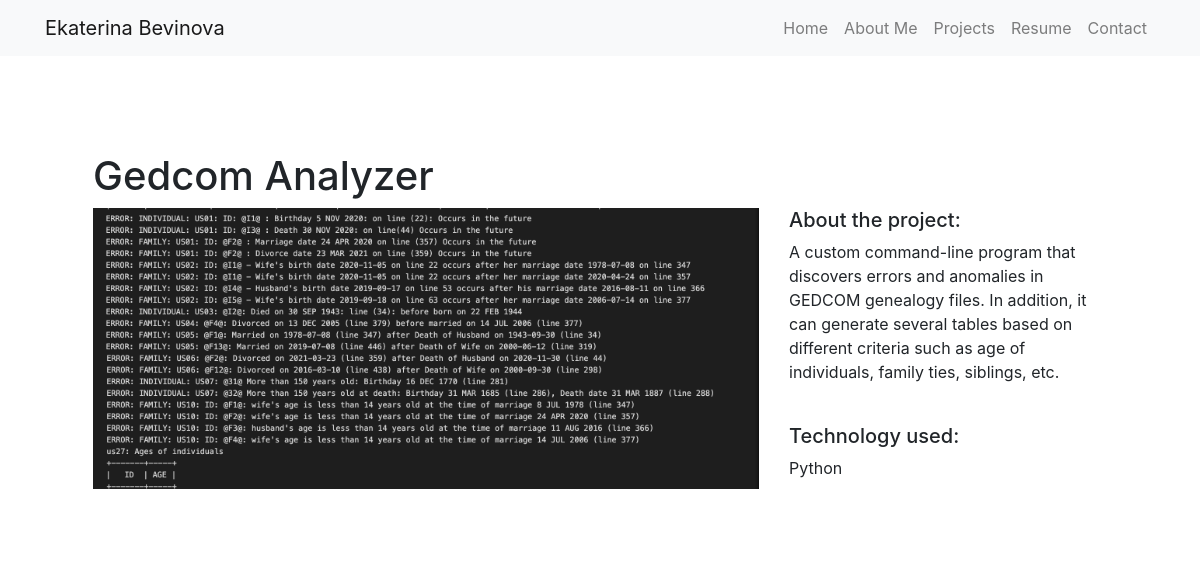
/projects/6/, run on the app's committed database.
### infoapp/models.py (models this page shows)
class Project(models.Model):
    title = models.CharField(max_length=100)
    description = models.TextField()
    technology = models.TextField()
    image = models.ImageField(upload_to="project_images", blank=True)

### infoapp/views.py (the view)
# urls.py: path("<int:pk>/", views.project_details, name="project_details"),
def project_details(request, pk):
    project = Project.objects.get(pk=pk)
    context = {
        'project': project
    }
    return render(request, 'infoapp/project_detail.html', context)

### templates/infoapp/project_detail.html
<!DOCTYPE html>
{% extends "infoapp/base.html" %}
{% block body_block %}
<h1>{{ project.title }}</h1>
<div class="row">
    <div class="col-md-8">
        <img src="{{ project.image.url }}" alt="" width="100%">
    </div>
    <div class="col-md-4">
        <h5>About the project:</h5>
        <p>{{ project.description }}</p>
        <br>
        <h5>Technology used:</h5>
        <p>{{ project.technology }}</p>
    </div>
</div>
{% endblock %}

### data on the page
Project: title "Gedcom Analyzer", image (picture), description "A custom command-line program that discovers errors and anomalies in GEDCOM genealogy files. In addition, it can generate several tables based on different criteria such as age of individuals, family ties, siblings, etc.", technology "Python"
